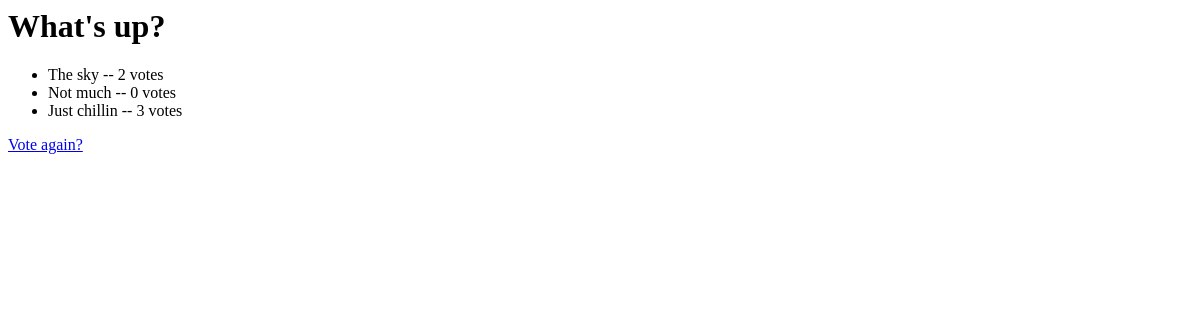
/polls/1/results/, run on an earlier commit of the app's database.
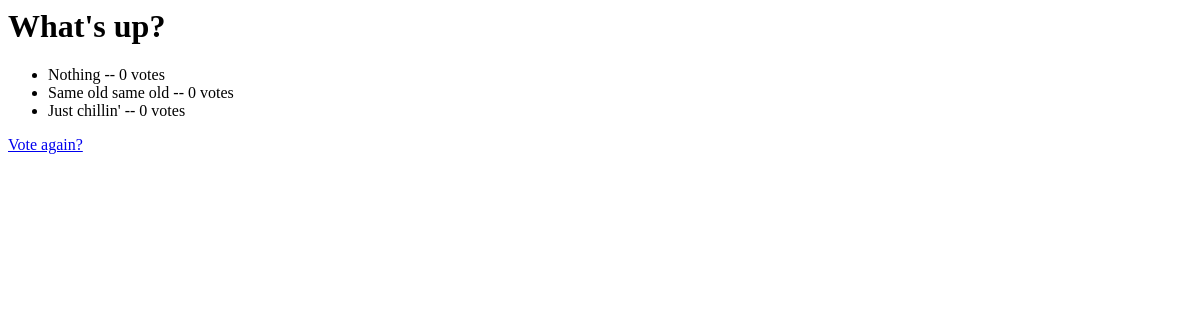
And on a later commit of the database.
### polls/models.py (models this page shows, shortened)
class Question(models.Model):
    question_text = models.CharField(max_length=200)
    pub_date = models.DateTimeField("date_published")

class Choice(models.Model):
    question = models.ForeignKey(Question, on_delete=models.CASCADE)
    choice_text = models.CharField(max_length=200)
    votes = models.IntegerField(default=0)

### polls/views.py (the view)
# urls.py: path('<int:pk>/results/', views.ResultsView.as_view(), name='results'),
class ResultsView(generic.DetailView):
    model = Question
    template_name = 'polls/results.html'

### polls/templates/polls/results.html
<h1>{{ question.question_text }}</h1>
<ul>
    {% for choice in question.choice_set.all %}
        <li>{{ choice.choice_text }} -- {{ choice.votes }} vote{{ choice.votes|pluralize }}</li>
    {% endfor %}
</ul>
<a href="{% url 'polls:detail' question.id %}">Vote again?</a>

What changed in the data, as far as the page shows it:
changed Choice: choice_text "The sky" → "Nothing"; votes "2" → "0"
changed Choice: choice_text "Not much" → "Same old same old"
changed Choice: choice_text "Just chillin" → "Just chillin'"; votes "3" → "0"
